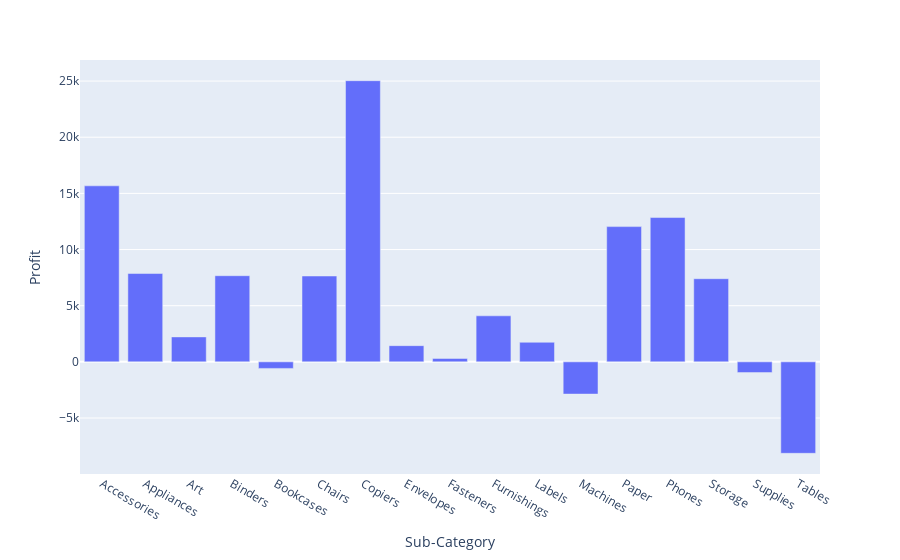

The notebook cell saved with this chart:
### Code cell
px.bar(sub,x='Sub-Category',y='Profit')

### Figure 1 — Plotly figure (JSON) as saved in the notebook; plotly's stock layout.template omitted (floating-point values rounded to 4 significant figures)
{"data": [{"alignmentgroup": "True", "hovertemplate": "Sub-Category=%{x}<br>Profit=%{y}<extra></extra>", "legendgroup": "", "marker": {"color": "#636efa", "pattern": {"shape": ""}}, "name": "", "offsetgroup": "", "orientation": "v", "showlegend": false, "textposition": "auto", "type": "bar", "x": ["Accessories", "Appliances", "Art", "Binders", "Bookcases", "Chairs", "Copiers", "Envelopes", "Fasteners", "Furnishings", "Labels", "Machines", "Paper", "Phones", "Storage", "Supplies", "Tables"], "xaxis": "x", "y": [15670.0, 7865.0, 2222.0, 7670.0, -583.6, 7644.0, 25030.0, 1442.0, 304.9, 4099.0, 1745.0, -2869.0, 12040.0, 12850.0, 7403.0, -955.3, -8141.0], "yaxis": "y"}], "layout": {"barmode": "relative", "legend": {"tracegroupgap": 0}, "margin": {"t": 60}, "xaxis": {"anchor": "y", "domain": [0, 1], "title": {"text": "Sub-Category"}}, "yaxis": {"anchor": "x", "domain": [0, 1], "title": {"text": "Profit"}}}}
